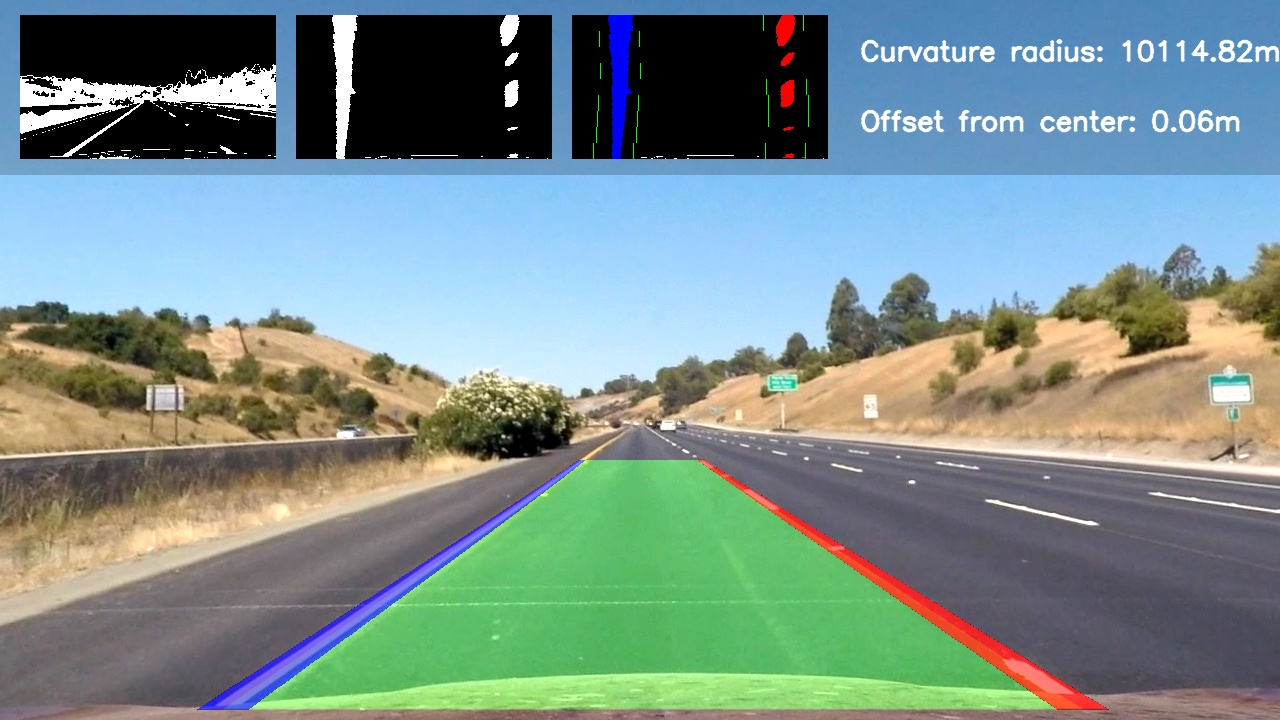
#> input picture application/test_images/straight_lines1.jpg, 1280 x 720 px; its folder holds only this picture in this run
$ python line_utils.py   (older library calls are emulated)
#> lines starting #> are read from the running program, lines starting #| are printed output that depends on the picture; after the words box and inside, x2 and y2 are one past the last pixel; in counts of white or black regions, pixels touching at a corner belong together
### application/calibration_utils.py
import cv2
import numpy as np
import glob
import matplotlib.pyplot as plt
import os.path as path
import pickle
import os

def lazy_calibration(func):
    """
    Decorator for calibration function to avoid re-computing calibration every time.
    """
    calibration_cache = os.getcwd()+'//application//camera_cal//calibration_data.pickle'

    def wrapper(*args, **kwargs):
        if path.exists(calibration_cache):
            print('Loading cached camera calibration...', end=' ')
            with open(calibration_cache, 'rb') as dump_file:
#> (reads application/camera_cal/calibration_data.pickle from the repository)
                calibration = pickle.load(dump_file)
        else:
            print('Computing camera calibration...', end=' ')
            calibration = func(*args, **kwargs)
            with open(calibration_cache, 'wb') as dump_file:
                pickle.dump(calibration, dump_file)
        print('Done.')
        return calibration

    return wrapper


# [48 lines left out: function calibrate_camera, not called in this run]


def undistort(frame, mtx, dist, verbose=False):
    """
    Undistort a frame given camera matrix and distortion coefficients.
    :param frame: input frame
    :param mtx: camera matrix
    :param dist: distortion coefficients
    :param verbose: if True, show frame before/after distortion correction
    :return: undistorted frame
    """
    frame_undistorted = cv2.undistort(frame, mtx, dist, newCameraMatrix=mtx)

    if verbose:
        fig, ax = plt.subplots(nrows=1, ncols=2)
        ax[0].imshow(cv2.cvtColor(frame, cv2.COLOR_BGR2RGB))
        ax[1].imshow(cv2.cvtColor(frame_undistorted, cv2.COLOR_BGR2RGB))
        plt.show()

    return frame_undistorted


# [10 lines that do not run on import are left out]

### application/binarization_utils.py
import cv2
import numpy as np
import glob
import matplotlib.pyplot as plt


# selected threshold to highlight yellow lines
yellow_HSV_th_min = np.array([0, 70, 70])
yellow_HSV_th_max = np.array([50, 255, 255])


def thresh_frame_in_HSV(frame, min_values, max_values, verbose=False):
    """
    Threshold a color frame in HSV space
    """
    HSV = cv2.cvtColor(frame, cv2.COLOR_BGR2HSV)

    min_th_ok = np.all(HSV > min_values, axis=2)
    max_th_ok = np.all(HSV < max_values, axis=2)

    out = np.logical_and(min_th_ok, max_th_ok)

    if verbose:
        plt.imshow(out, cmap='gray')
        plt.show()

    return out


def thresh_frame_sobel(frame, kernel_size):
    """
    Apply Sobel edge detection to an input frame, then threshold the result
    """
    gray = cv2.cvtColor(frame, cv2.COLOR_BGR2GRAY)

    sobel_x = cv2.Sobel(gray, cv2.CV_64F, 1, 0, ksize=kernel_size)
    sobel_y = cv2.Sobel(gray, cv2.CV_64F, 0, 1, ksize=kernel_size)

    sobel_mag = np.sqrt(sobel_x ** 2 + sobel_y ** 2)
    sobel_mag = np.uint8(sobel_mag / np.max(sobel_mag) * 255)

    _, sobel_mag = cv2.threshold(sobel_mag, 50, 1, cv2.THRESH_BINARY)

    return sobel_mag.astype(bool)


def get_binary_from_equalized_grayscale(frame):
    """
    Apply histogram equalization to an input frame, threshold it and return the (binary) result.
    """
    gray = cv2.cvtColor(frame, cv2.COLOR_BGR2GRAY)

    eq_global = cv2.equalizeHist(gray)

    _, th = cv2.threshold(eq_global, thresh=250, maxval=255, type=cv2.THRESH_BINARY)

    return th


def binarize(img, verbose=False):
    """
    Convert an input frame to a binary image which highlight as most as possible the lane-lines.

    :param img: input color frame
    :param verbose: if True, show intermediate results
    :return: binarized frame
    """
    h, w = img.shape[:2]

    binary = np.zeros(shape=(h, w), dtype=np.uint8)

    # highlight yellow lines by threshold in HSV color space
    HSV_yellow_mask = thresh_frame_in_HSV(img, yellow_HSV_th_min, yellow_HSV_th_max, verbose=False)
    binary = np.logical_or(binary, HSV_yellow_mask)

    # highlight white lines by thresholding the equalized frame
    eq_white_mask = get_binary_from_equalized_grayscale(img)
    binary = np.logical_or(binary, eq_white_mask)

    # get Sobel binary mask (thresholded gradients)
    sobel_mask = thresh_frame_sobel(img, kernel_size=9)
    binary = np.logical_or(binary, sobel_mask)

    # apply a light morphology to "fill the gaps" in the binary image
    kernel = np.ones((5, 5), np.uint8)
    closing = cv2.morphologyEx(binary.astype(np.uint8), cv2.MORPH_CLOSE, kernel)

    if verbose:
        f, ax = plt.subplots(2, 3)
        f.set_facecolor('white')
        ax[0, 0].imshow(cv2.cvtColor(img, cv2.COLOR_BGR2RGB))
        ax[0, 0].set_title('input_frame')
        ax[0, 0].set_axis_off()
        ax[0, 0].set_axis_bgcolor('red')
        ax[0, 1].imshow(eq_white_mask, cmap='gray')
        ax[0, 1].set_title('white mask')
        ax[0, 1].set_axis_off()

        ax[0, 2].imshow(HSV_yellow_mask, cmap='gray')
        ax[0, 2].set_title('yellow mask')
        ax[0, 2].set_axis_off()

        ax[1, 0].imshow(sobel_mask, cmap='gray')
        ax[1, 0].set_title('sobel mask')
        ax[1, 0].set_axis_off()

        ax[1, 1].imshow(binary, cmap='gray')
        ax[1, 1].set_title('before closure')
        ax[1, 1].set_axis_off()

        ax[1, 2].imshow(closing, cmap='gray')
        ax[1, 2].set_title('after closure')
        ax[1, 2].set_axis_off()
        plt.show()

    return closing


# [6 lines that do not run on import are left out]

### application/perspective_utils.py
import numpy as np
import cv2
import glob
import matplotlib.pyplot as plt
from .calibration_utils import calibrate_camera, undistort
from .binarization_utils import binarize


def birdeye(img, verbose=False):

    h, w = img.shape[:2]

    src = np.float32([[w, h-10],    # br
                      [0, h-10],    # bl
                      [546, 460],   # tl
                      [732, 460]])  # tr
    dst = np.float32([[w, h],       # br
                      [0, h],       # bl
                      [0, 0],       # tl
                      [w, 0]])      # tr

    M = cv2.getPerspectiveTransform(src, dst)
    Minv = cv2.getPerspectiveTransform(dst, src)

    warped = cv2.warpPerspective(img, M, (w, h), flags=cv2.INTER_LINEAR)

    if verbose:
        f, axarray = plt.subplots(1, 2)
        f.set_facecolor('white')
        axarray[0].set_title('Before perspective transform')
        axarray[0].imshow(img, cmap='gray')
        for point in src:
            axarray[0].plot(*point, '.')
        axarray[1].set_title('After perspective transform')
        axarray[1].imshow(warped, cmap='gray')
        for point in dst:
            axarray[1].plot(*point, '.')
        for axis in axarray:
            axis.set_axis_off()
        plt.show()

    return warped, M, Minv


# [14 lines that do not run on import are left out]

### application/line_utils.py
import numpy as np
import cv2
import glob
import collections
import matplotlib.pyplot as plt
from .calibration_utils import calibrate_camera, undistort
from .binarization_utils import binarize
from .perspective_utils import birdeye
from .globals import ym_per_pix, xm_per_pix


class Line:
    """
    Class to model a lane-line.
    """
    def __init__(self, buffer_len=10):

        # flag to mark if the line was detected the last iteration
        self.detected = False

        # polynomial coefficients fitted on the last iteration
        self.last_fit_pixel = None
        self.last_fit_meter = None

        # list of polynomial coefficients of the last N iterations
        self.recent_fits_pixel = collections.deque(maxlen=buffer_len)
        self.recent_fits_meter = collections.deque(maxlen=2 * buffer_len)

        self.radius_of_curvature = None

        # store all pixels coords (x, y) of line detected
        self.all_x = None
        self.all_y = None

    def update_line(self, new_fit_pixel, new_fit_meter, detected, clear_buffer=False):
        """
        Update Line with new fitted coefficients.

        :param new_fit_pixel: new polynomial coefficients (pixel)
        :param new_fit_meter: new polynomial coefficients (meter)
        :param detected: if the Line was detected or inferred
        :param clear_buffer: if True, reset state
        :return: None
        """
        self.detected = detected

        if clear_buffer:
            self.recent_fits_pixel = []
            self.recent_fits_meter = []

        self.last_fit_pixel = new_fit_pixel
        self.last_fit_meter = new_fit_meter

        self.recent_fits_pixel.append(self.last_fit_pixel)
        self.recent_fits_meter.append(self.last_fit_meter)

    # [39 lines left out: functions draw, average_fit, curvature, curvature_meter, not called in this run]


def get_fits_by_sliding_windows(birdeye_binary, line_lt, line_rt, n_windows=9, verbose=False):
    """
    Get polynomial coefficients for lane-lines detected in an binary image.

    :param birdeye_binary: input bird's eye view binary image
    :param line_lt: left lane-line previously detected
    :param line_rt: left lane-line previously detected
    :param n_windows: number of sliding windows used to search for the lines
    :param verbose: if True, display intermediate output
    :return: updated lane lines and output image
    """
    height, width = birdeye_binary.shape

    # Assuming you have created a warped binary image called "binary_warped"
    # Take a histogram of the bottom half of the image
    histogram = np.sum(birdeye_binary[height//2:-30, :], axis=0)

    # Create an output image to draw on and  visualize the result
    out_img = np.dstack((birdeye_binary, birdeye_binary, birdeye_binary)) * 255

    # Find the peak of the left and right halves of the histogram
    # These will be the starting point for the left and right lines
    midpoint = len(histogram) // 2
    leftx_base = np.argmax(histogram[:midpoint])
    rightx_base = np.argmax(histogram[midpoint:]) + midpoint

    # Set height of windows
    window_height = np.int(height / n_windows)

    # Identify the x and y positions of all nonzero pixels in the image
    nonzero = birdeye_binary.nonzero()
    nonzero_y = np.array(nonzero[0])
    nonzero_x = np.array(nonzero[1])

    # Current positions to be updated for each window
    leftx_current = leftx_base
    rightx_current = rightx_base

    margin = 100  # width of the windows +/- margin
    minpix = 50   # minimum number of pixels found to recenter window

    # Create empty lists to receive left and right lane pixel indices
    left_lane_inds = []
    right_lane_inds = []

    # Step through the windows one by one
    for window in range(n_windows):
        # Identify window boundaries in x and y (and right and left)
        win_y_low = height - (window + 1) * window_height
        win_y_high = height - window * window_height
        win_xleft_low = leftx_current - margin
        win_xleft_high = leftx_current + margin
        win_xright_low = rightx_current - margin
        win_xright_high = rightx_current + margin

        # Draw the windows on the visualization image
        cv2.rectangle(out_img, (win_xleft_low, win_y_low), (win_xleft_high, win_y_high), (0, 255, 0), 2)
        cv2.rectangle(out_img, (win_xright_low, win_y_low), (win_xright_high, win_y_high), (0, 255, 0), 2)

        # Identify the nonzero pixels in x and y within the window
        good_left_inds = ((nonzero_y >= win_y_low) & (nonzero_y < win_y_high) & (nonzero_x >= win_xleft_low)
                          & (nonzero_x < win_xleft_high)).nonzero()[0]
        good_right_inds = ((nonzero_y >= win_y_low) & (nonzero_y < win_y_high) & (nonzero_x >= win_xright_low)
                           & (nonzero_x < win_xright_high)).nonzero()[0]

        # Append these indices to the lists
        left_lane_inds.append(good_left_inds)
        right_lane_inds.append(good_right_inds)

        # If you found > minpix pixels, recenter next window on their mean position
        if len(good_left_inds) > minpix:
            leftx_current = np.int(np.mean(nonzero_x[good_left_inds]))
        if len(good_right_inds) > minpix:
            rightx_current = np.int(np.mean(nonzero_x[good_right_inds]))

    # Concatenate the arrays of indices
    left_lane_inds = np.concatenate(left_lane_inds)
    right_lane_inds = np.concatenate(right_lane_inds)

    # Extract left and right line pixel positions
    line_lt.all_x, line_lt.all_y = nonzero_x[left_lane_inds], nonzero_y[left_lane_inds]
    line_rt.all_x, line_rt.all_y = nonzero_x[right_lane_inds], nonzero_y[right_lane_inds]

    detected = True
    if not list(line_lt.all_x) or not list(line_lt.all_y):
        left_fit_pixel = line_lt.last_fit_pixel
        left_fit_meter = line_lt.last_fit_meter
        detected = False
    else:
        left_fit_pixel = np.polyfit(line_lt.all_y, line_lt.all_x, 2)
        left_fit_meter = np.polyfit(line_lt.all_y * ym_per_pix, line_lt.all_x * xm_per_pix, 2)

    if not list(line_rt.all_x) or not list(line_rt.all_y):
        right_fit_pixel = line_rt.last_fit_pixel
        right_fit_meter = line_rt.last_fit_meter
        detected = False
    else:
        right_fit_pixel = np.polyfit(line_rt.all_y, line_rt.all_x, 2)
        right_fit_meter = np.polyfit(line_rt.all_y * ym_per_pix, line_rt.all_x * xm_per_pix, 2)

    line_lt.update_line(left_fit_pixel, left_fit_meter, detected=detected)
    line_rt.update_line(right_fit_pixel, right_fit_meter, detected=detected)

    # Generate x and y values for plotting
    ploty = np.linspace(0, height - 1, height)
    left_fitx = left_fit_pixel[0] * ploty ** 2 + left_fit_pixel[1] * ploty + left_fit_pixel[2]
    right_fitx = right_fit_pixel[0] * ploty ** 2 + right_fit_pixel[1] * ploty + right_fit_pixel[2]

    out_img[nonzero_y[left_lane_inds], nonzero_x[left_lane_inds]] = [255, 0, 0]
    out_img[nonzero_y[right_lane_inds], nonzero_x[right_lane_inds]] = [0, 0, 255]

    if verbose:
        f, ax = plt.subplots(1, 2)
        f.set_facecolor('white')
        ax[0].imshow(birdeye_binary, cmap='gray')
        ax[1].imshow(out_img)
        ax[1].plot(left_fitx, ploty, color='yellow')
        ax[1].plot(right_fitx, ploty, color='yellow')
        ax[1].set_xlim(0, 1280)
        ax[1].set_ylim(720, 0)

        plt.show()

    return line_lt, line_rt, out_img


# [134 lines left out: functions get_fits_by_previous_fits, draw_back_onto_the_road, not called in this run]


if __name__ == '__main__':

    line_lt, line_rt = Line(buffer_len=10), Line(buffer_len=10)

    ret, mtx, dist, rvecs, tvecs = calibrate_camera(calib_images_dir='camera_cal')

    # show result on test images
    for test_img in glob.glob('test_images/*.jpg'):

        img = cv2.imread(test_img)
#> img is the input picture: shape (720, 1280, 3); mean B, G, R 140.1, 142.3, 121.6

        img_undistorted = undistort(img, mtx, dist, verbose=False)

        img_binary = binarize(img_undistorted, verbose=False)
#> in thresh_frame_in_HSV, `min_th_ok = np.all(HSV > min_values, axis=2)`:
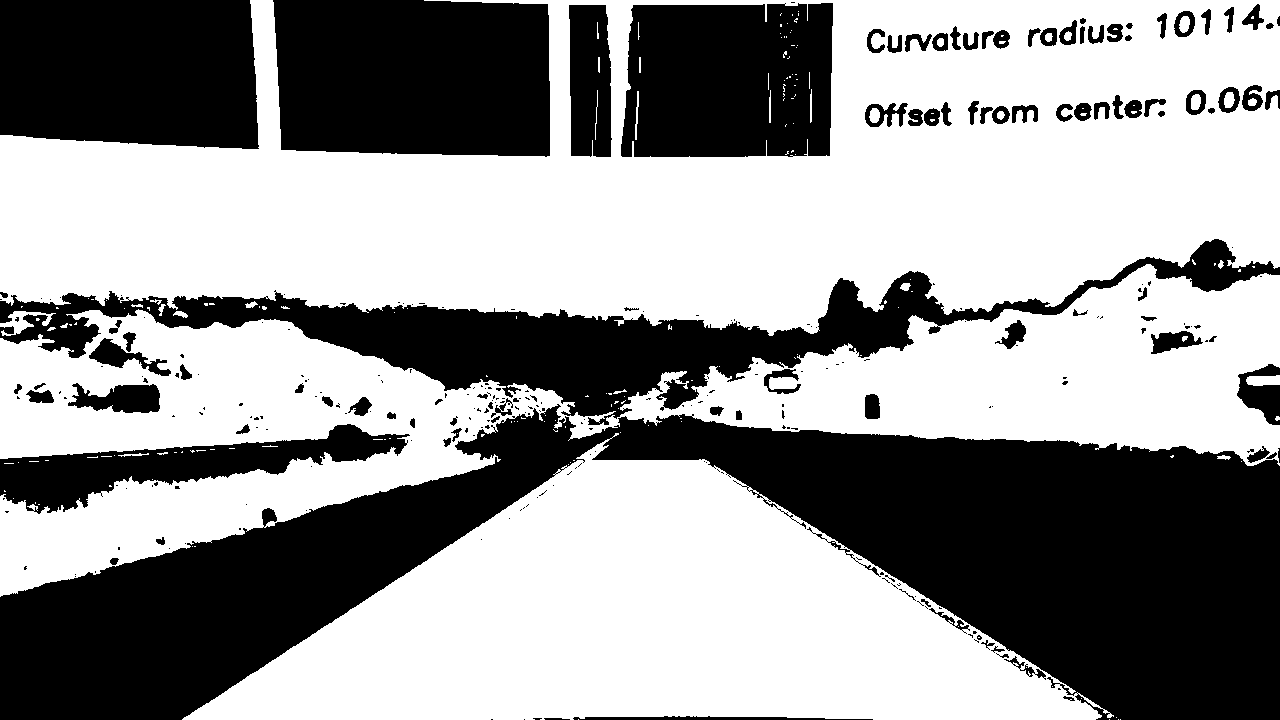
#> min_th_ok: shape (720, 1280) bool; 59% white; 291 black regions (190 under 20 px), largest, box (x1, y1, x2, y2) and area: (0, 404, 1280, 720) 179656, (0, 239, 1280, 425) 51856, (273, 0, 550, 157) 41416
#> in thresh_frame_sobel, `sobel_y = cv2.Sobel(gray, cv2.CV_64F, 0, 1, ksize=kernel_size)`:
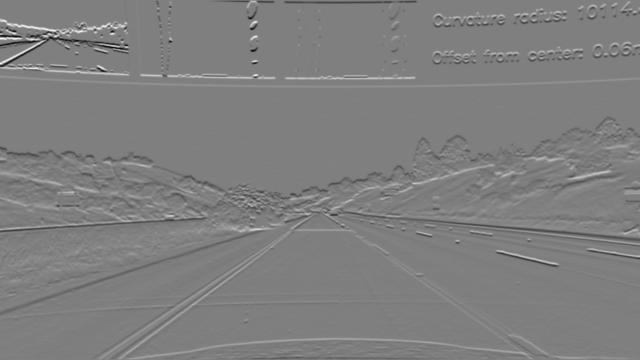
#> sobel_y: shape (720, 1280) float64 (shown at 1/2 size); min -2261806, max 2274058, mean 2638.1; drawn with min black and max white

        img_birdeye, M, Minv = birdeye(img_binary, verbose=False)
#> M = [[-0.701, -1.53, 1086.4], [7.11e-16, -2.02, 928.2], [9.76e-19, -0.0024, 1]]; Minv = [[0.145, -0.758, 546], [0, -0.496, 460], [0, -0.00119, 1]]

        line_lt, line_rt, img_out = get_fits_by_sliding_windows(img_birdeye, line_lt, line_rt, n_windows=7, verbose=True)
#> in get_fits_by_sliding_windows, `histogram = np.sum(birdeye_binary[height//2:-30, :], axis=0)`: histogram = 1280 values, max 330 at index 1052, min 0 at index 0, mean 15.37
#> in get_fits_by_sliding_windows, `midpoint = len(histogram) // 2`: midpoint = 640
#> in get_fits_by_sliding_windows, `leftx_base = np.argmax(histogram[:midpoint])`: leftx_base = 256
#> in get_fits_by_sliding_windows, `rightx_base = np.argmax(histogram[midpoint:]) + midpoint`: rightx_base = 1052
#> in get_fits_by_sliding_windows, `nonzero = birdeye_binary.nonzero()`: nonzero = 60082 positions, rows 0 to 719, columns 176 to 1102
#> in get_fits_by_sliding_windows, `leftx_current = leftx_base`: leftx_current = 256
#> in get_fits_by_sliding_windows, `rightx_current = rightx_base`: rightx_current = 1052
#> the loop in get_fits_by_sliding_windows, `for window in range(n_windows):` made 7 passes
#> (win_xleft_low, win_xleft_high, win_xright_low, win_xright_high, leftx_current, rightx_current) on passes 1 to 7: (156, 356, 952, 1152, 243, 1066), (143, 343, 966, 1166, 250, 1066), (150, 350, 966, 1166, 248, 1064), (148, 348, 964, 1164, 269, 1065), (169, 369, 965, 1165, 264, 1058), (164, 364, 958, 1158, 228, 1055), (128, 328, 955, 1155, 259, 1048)
#> after the loop in get_fits_by_sliding_windows, `for window in range(n_windows):`:
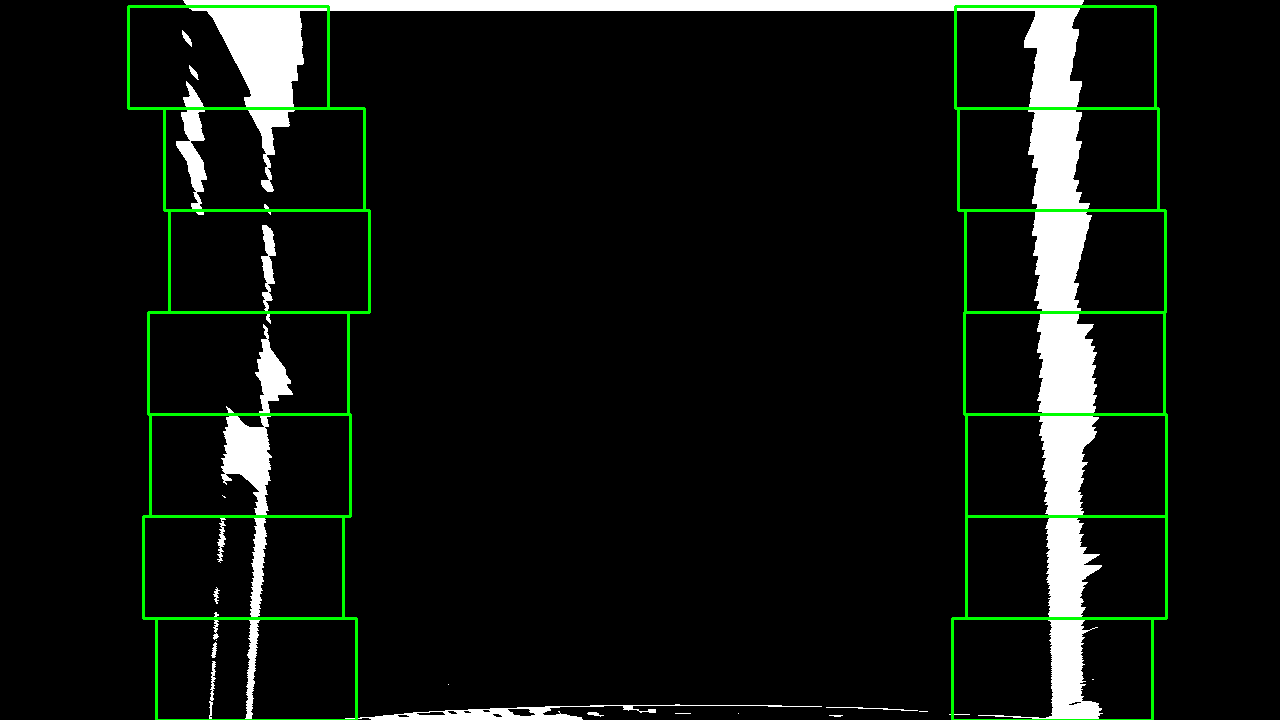
#> out_img: shape (720, 1280, 3); mean of channels 0, 1, 2 16.1, 20.9, 16.1; drawn as B, G, R
#> after the loop in get_fits_by_sliding_windows, `for window in range(n_windows):`: left_lane_inds = 7 items
#> in get_fits_by_sliding_windows, `left_lane_inds = np.concatenate(left_lane_inds)`: left_lane_inds = 17944 values, max 59818 at index 1053, min 5389 at index 10420, mean 28669.1
#> in get_fits_by_sliding_windows, `line_lt.all_x, line_lt.all_y = nonzero_x[left_lane_inds], nonzero_y[le..`: line_lt.all_x = 17944 values, max 355 at index 1025, min 176 at index 9131, mean 252.3; line_lt.all_y = 17944 values, max 719 at index 1026, min 6 at index 10420, mean 242.8
#> in get_fits_by_sliding_windows, `left_fit_pixel = np.polyfit(line_lt.all_y, line_lt.all_x, 2)`: left_fit_pixel = [2.81e-05, -0.0272, 256]
#> in get_fits_by_sliding_windows, `left_fit_meter = np.polyfit(line_lt.all_y * ym_per_pix, line_lt.all_x ..`: left_fit_meter = [8.54e-05, -0.00344, 1.35]
#> in get_fits_by_sliding_windows, `right_fit_pixel = np.polyfit(line_rt.all_y, line_rt.all_x, 2)`: right_fit_pixel = [-7.19e-05, 0.0807, 1044.2]
#> in get_fits_by_sliding_windows, `right_fit_meter = np.polyfit(line_rt.all_y * ym_per_pix, line_rt.all_x..`: right_fit_meter = [-0.000219, 0.0102, 5.52]
#> in update_line, `self.last_fit_pixel = new_fit_pixel`: self.last_fit_pixel = [2.81e-05, -0.0272, 256]
#> in update_line, `self.last_fit_meter = new_fit_meter`: self.last_fit_meter = [8.54e-05, -0.00344, 1.35]
#> in get_fits_by_sliding_windows, `left_fitx = left_fit_pixel[0] * ploty ** 2 + left_fit_pixel[1] * ploty..`: left_fitx = 720 values, max 256 at index 0, min 249.4 at index 484, mean 251
#> in get_fits_by_sliding_windows, `right_fitx = right_fit_pixel[0] * ploty ** 2 + right_fit_pixel[1] * pl..`: right_fitx = 720 values, max 1066.8 at index 561, min 1044.2 at index 0, mean 1060.8
#> in get_fits_by_sliding_windows, `plt.show()`:
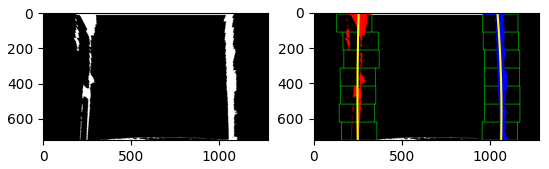
#> figure drawn by matplotlib, 2 panels
